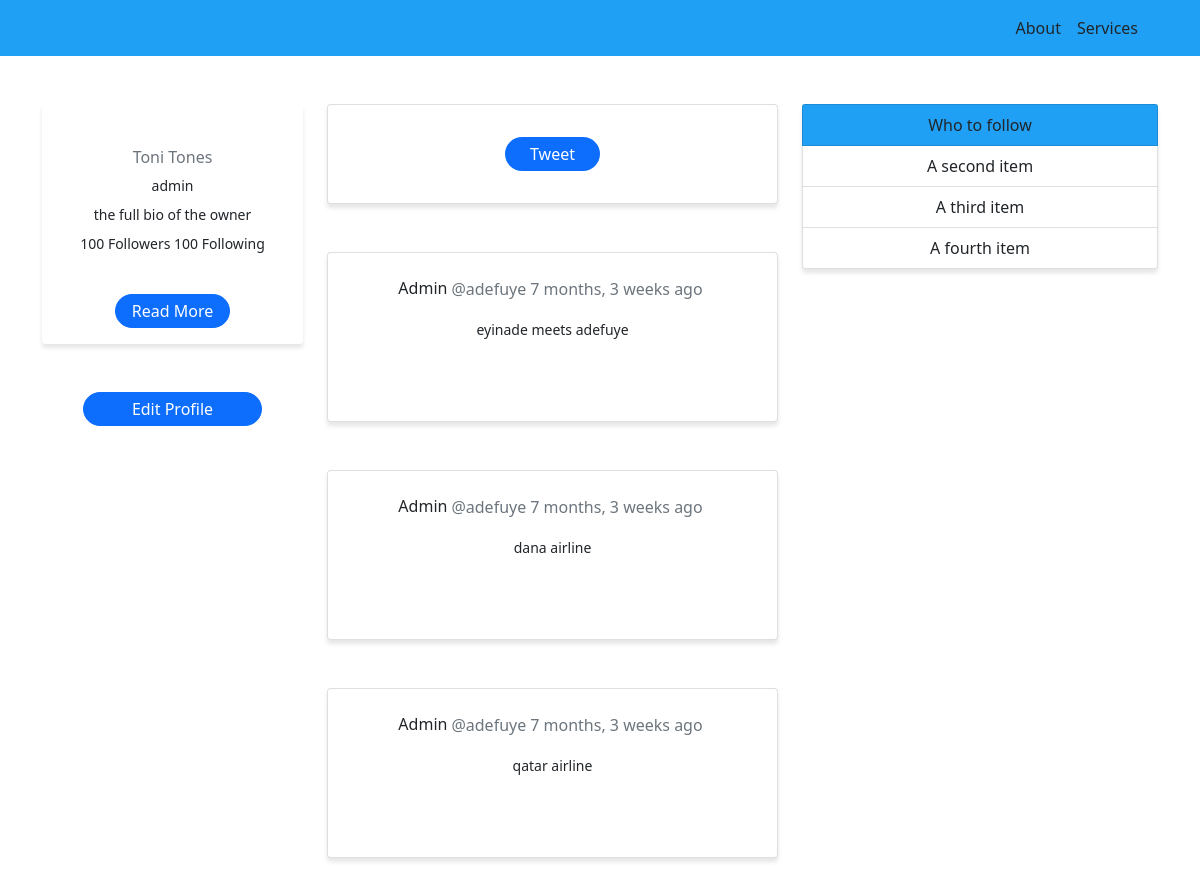
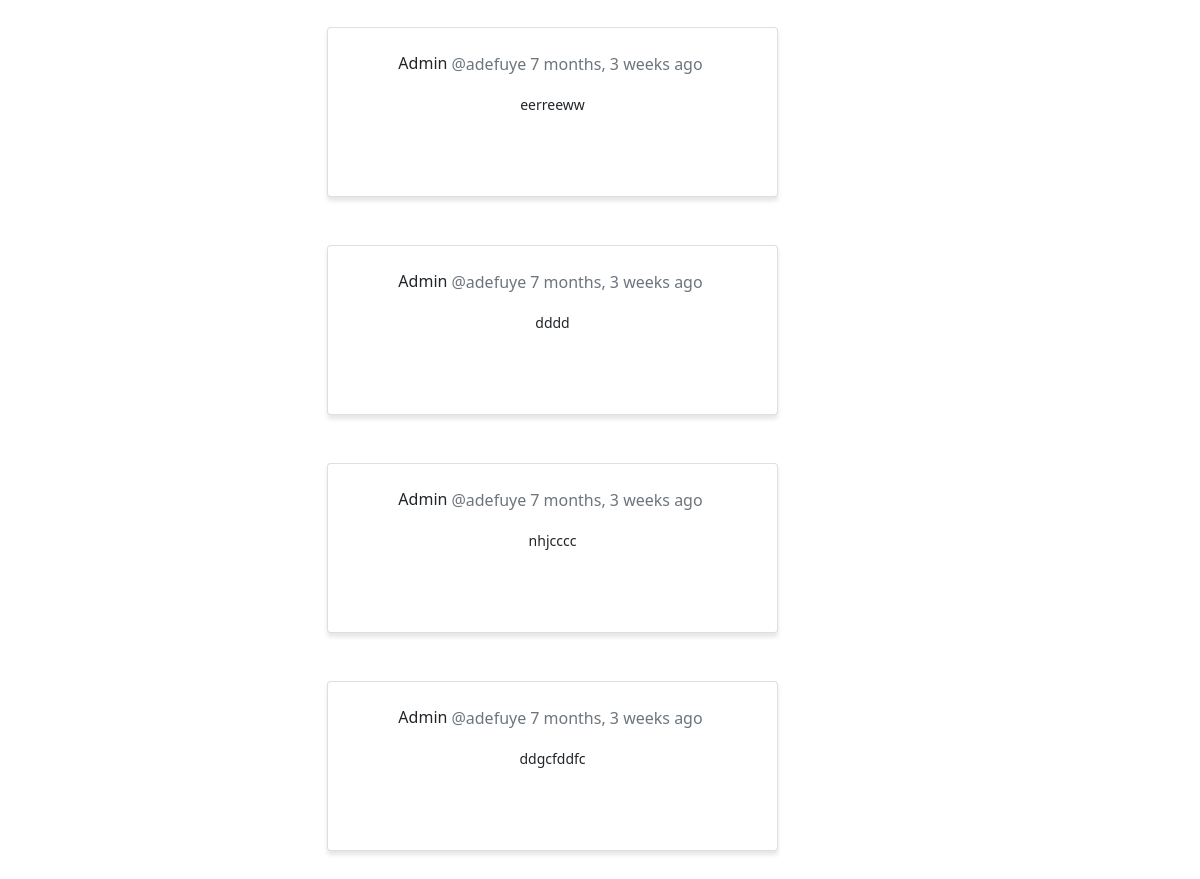
The app's page /search/ with its own data (2 pictures, top to bottom).
### blog/models.py (models this page shows)
class TwitterProfile(models.Model):
    comment = models.TextField()
    date_created = models.DateTimeField(auto_now_add=True)
    user = models.ForeignKey(User, on_delete=models.CASCADE)

### blog/views.py (the view)
# urls.py: path('search/', search, name='search'),
def search(request):
    profiles = TwitterProfile.objects.all().order_by('-id')
    if 'keyword' in request.GET:
        keyword = request.GET['keyword']
        if keyword:
            profiles = profiles.filter(comment__icontains=keyword)
    context = {
        'profiles':profiles,
    }
    return render(request,'blog/search.html',context)

### blog/templates/blog/search.html (shortened to what this page needs)
<!doctype html>
<html lang="en">
  <head>
    <link href="https://cdn.jsdelivr.net/npm/bootstrap@5.1.3/dist/css/bootstrap.min.css" rel="stylesheet">
    <link rel="stylesheet" href="https://cdnjs.cloudflare.com/ajax/libs/font-awesome/6.1.2/css/all.min.css">
  </head>
  <body>
    {% load crispy_forms_tags %}
    {% load humanize %}
    <nav style="background-color: #20a0f5;">
        <div class="container">
            <nav class="navbar navbar-expand-lg navbar-dark">
                <div class="container-fluid">
                  <div class="collapse navbar-collapse" id="navbarNav">
                    <ul class="navbar-nav ms-auto">
                      <li class="nav-item">
                        <a class="nav-link text-dark" href="{%url 'blog-about'%}">About</a>
                      </li>
                      <li class="nav-item">
                        <a class="nav-link text-dark" href="{%url 'blog-about'%}">Services</a>
                      </li>
                    </ul>
                  </div>
                </div>
              </nav>
        </div>
    </nav>
    <main>
        <div class="container">
            <div class="row my-5 gx-4">
                <div class="col-md-3 col-12">
                    <div class="col">
                        <div class="card border-0">
                            <div class="card-body text-center">
                                <div class="col">
                                </div>
                              <h6 class="card-subtitle mb-2 text-muted">Toni Tones</h6>
                              <small class="card-text d-block my-2">admin</small>
                              <small class="card-text d-block my-2">the full bio of the owner</small>
                              <small class="card-text d-block my-2">100 Followers   100 Following</small>
                            </div>
                            <div class="col text-center">
                                <a href="" class="btn btn-primary text-white px-3 py-1 my-3 rounded-pill">Read More</a>
                            </div>
                        </div>
                        <div class="col d-flex justify-content-center my-5">
                            <a href="" class="btn btn-primary text-white px-5 py-1 rounded-pill">Edit Profile</a>
                        </div>
                    </div>
                </div>
                <div class="col-md-5 col-12">
                    <div class="col">
                        <div class="card text-center">
                            <div class="card-body">
                                <form action="" method="POST">
                                    <input type="submit" value="Tweet" class="btn rounded-pill bg-primary text-white px-4 py-1 my-3">
                                </form>
                            </div>
                          </div>
                    </div>
                    {% for profile in profiles%}
                    <div class="col my-5">
                        <div class="card" style="height: 170px;">
                            <div class="card-body text-center">
                              <aside class="col alignment my-2">
                                <h6 class="card-title me-1">{{profile.user |capfirst}}</h6>
                                <p class="card-title me-1 text-muted">@{{profile.user.last_name |lower}}</p>
                                <p class="card-title me-1 text-muted">{{profile.date_created |naturaltime}}</p>
                              </aside>
                              <small class="card-text">{{profile.comment |lower |truncatechars:40}}</small>
                            </div>
                            <div class="section text-center mb-2">
                              <a href="" class="text-decoration-none text-dark px-4">
                              </a>
                              <a href="" class="text-decoration-none text-dark px-4" data-bs-toggle="modal" data-bs-target="#example">
                              </a>
                            </div>
                          </div>
                    </div>
                    {%endfor%}
                </div>
                <div class="col-md-4 col-12">
                    <div class="col">
                        <div class="card border-0 text-center">
                            <ul class="list-group">
                                <li class="list-group-item" style="background-color: #20a0f5;" aria-current="true">Who to follow</li>
                                <li class="list-group-item">A second item</li>
                                <li class="list-group-item">A third item</li>
                                <li class="list-group-item">A fourth item</li>
                              </ul>
                        </div>
                    </div>
                </div>
            </div>
        </div>
    </main>
  </body>
</html>

### blog/templates/blog/search.html (style rules this page uses)
.card { box-shadow: 0 4px 4px 0 rgba(128, 128, 128, 0.201) !important; }
.alignment { display: flex !important; justify-content: center !important; align-items: center !important; }

### records on screen
TwitterProfile: user "Admin", user.last_name "adefuye", date_created "7 months, 3 weeks ago", comment "eyinade meets adefuye"
TwitterProfile: user "Admin", user.last_name "adefuye", date_created "7 months, 3 weeks ago", comment "dana airline"
TwitterProfile: user "Admin", user.last_name "adefuye", date_created "7 months, 3 weeks ago", comment "qatar airline"
TwitterProfile: user "Admin", user.last_name "adefuye", date_created "7 months, 3 weeks ago", comment "eerreeww"
TwitterProfile: user "Admin", user.last_name "adefuye", date_created "7 months, 3 weeks ago", comment "dddd"
TwitterProfile: user "Admin", user.last_name "adefuye", date_created "7 months, 3 weeks ago", comment "nhjcccc"
TwitterProfile: user "Admin", user.last_name "adefuye", date_created "7 months, 3 weeks ago", comment "ddgcfddfc"
